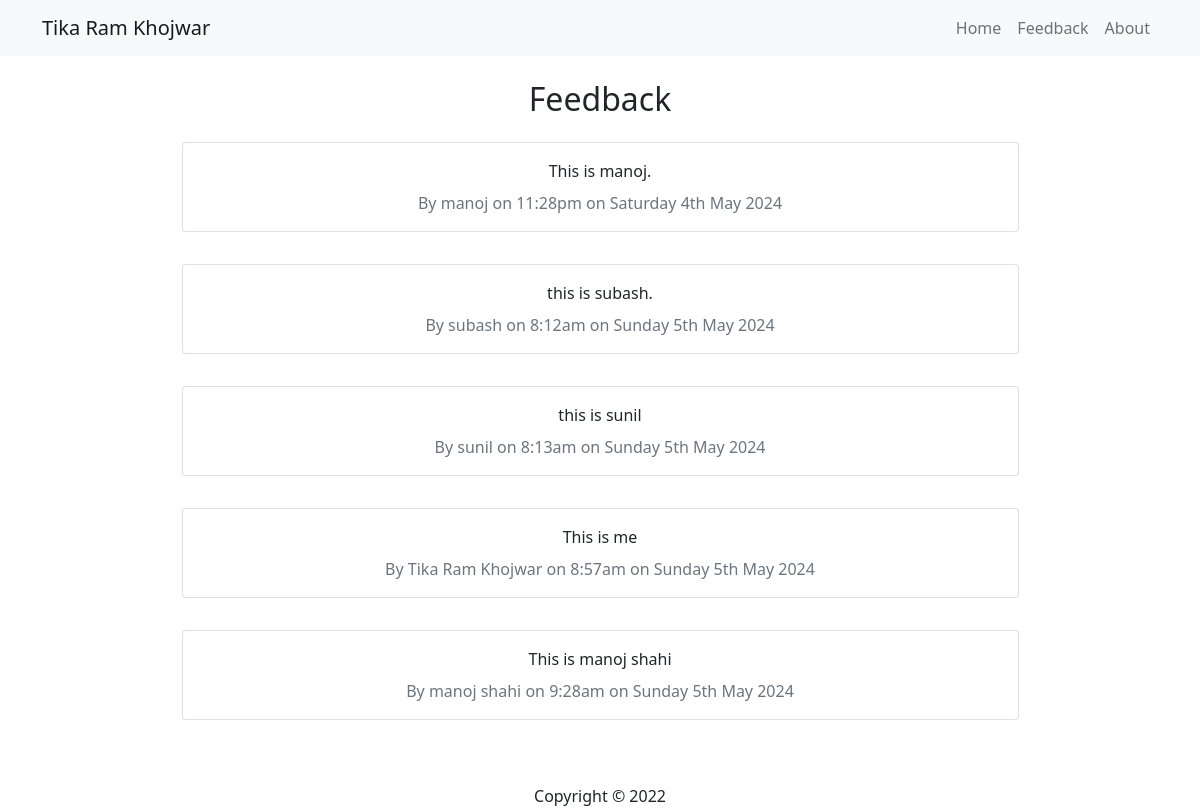
Page /feedback.php on the committed database.
### tables this page shows
CREATE TABLE `feedback` (
  `id` int(11) NOT NULL,
  `name` varchar(255) NOT NULL,
  `email` varchar(255) NOT NULL,
  `body` text NOT NULL,
  `date` datetime NOT NULL DEFAULT current_timestamp()
);

### feedback.php (the view, shortened to what this page needs)
<?php include 'inc/header.php' ?>
<?php
  $sql = "SELECT * FROM feedback";
  $result = mysqli_query($conn, $sql);
  $feedbacks = mysqli_fetch_all($result, MYSQLI_ASSOC);
?>
<main>
  <div class="container d-flex flex-column align-items-center">
    <h2>Feedback</h2>
    <?php foreach($feedbacks as $item): ?>
      <div class="card my-3 w-75">
        <div class="card-body text-center">
          <?php echo $item['body']; ?>
          <div class="text-secondary mt-2">
            By <?php echo $item['name']; ?> on <?php echo date_format(date_create($item['date']), 'g:ia \o\n l jS F Y'); ?>
          </div>
        </div>
      </div>
    <?php endforeach; ?>
  </div>
</main>
<?php include 'inc/footer.php' ?>

### inc/header.php (shortened to what this page needs)
<!DOCTYPE html>
<html lang="en">
<head>
  <link href="https://cdn.jsdelivr.net/npm/bootstrap@5.0.2/dist/css/bootstrap.min.css" rel="stylesheet">
</head>
<body>
  <nav class="navbar navbar-expand-sm navbar-light bg-light mb-4">
    <div class="container">
      <a class="navbar-brand" href="#">Tika Ram Khojwar</a>
      <div class="collapse navbar-collapse" id="navbarNav">
        <ul class="navbar-nav ms-auto">
         <li class="nav-item">
              <a class="nav-link" href="index.php">Home</a>
            </li>
            <li class="nav-item">
              <a class="nav-link" href="feedback.php"
                >Feedback</a
              >
            </li>
            <li class="nav-item">
              <a class="nav-link" href="about.php"
                >About</a
              >
            </li>
        </ul>
      </div>
  </div>
</nav>

### inc/footer.php (shortened to what this page needs)
<footer class="text-center mt-5">
  Copyright &copy; 2022
</footer>
</body>
</html>

### rows in the picture
feedback: body "This is manoj.", name "manoj", date "11:28pm on Saturday 4th May 2024"
feedback: body "this is subash.", name "subash", date "8:12am on Sunday 5th May 2024"
feedback: body "this is sunil", name "sunil", date "8:13am on Sunday 5th May 2024"
feedback: body "This is me", name "Tika Ram Khojwar", date "8:57am on Sunday 5th May 2024"
feedback: body "This is manoj shahi", name "manoj shahi", date "9:28am on Sunday 5th May 2024"
